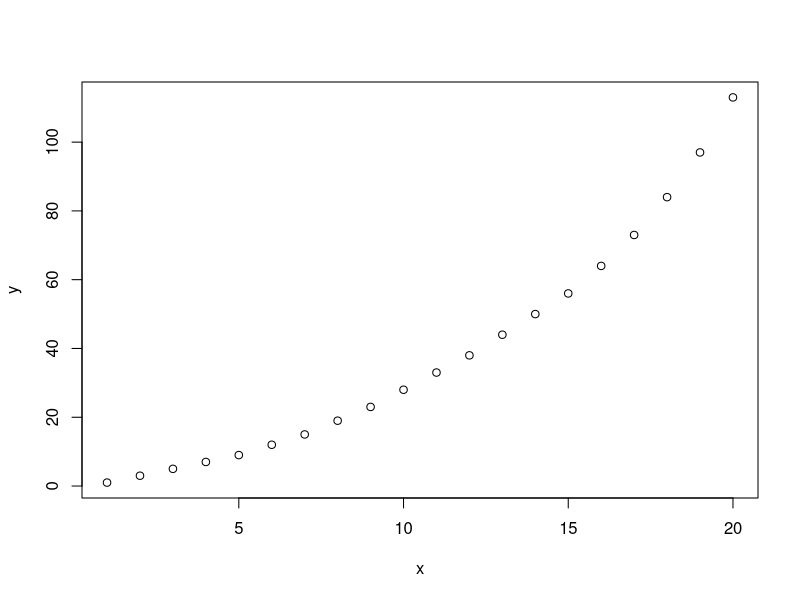
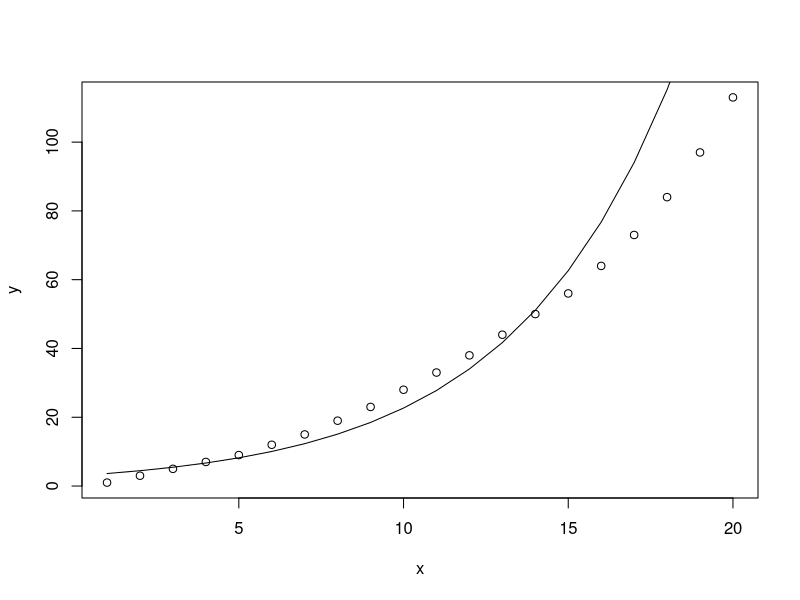

Write R code to recreate these figures, in order.
#https://www.statology.org/exponential-regression-in-r/

x=1:20
y=c(1, 3, 5, 7, 9, 12, 15, 19, 23, 28, 33, 38, 44, 50, 56, 64, 73, 84, 97, 113)

plot(x, y)

#fit the model
model <- lm(log(y)~ x)

#view the output of the model
summary(model)



#The overall F-value of the model is 204 and the corresponding p-value is extremely small (2.917e-11), which indicates that the model as a whole is useful.
#ln(y) = 0.9817 + 0.2041(x)
#y = 2.6689 * 1.2264^x
pred = 2.6689 * 1.2264^x

pred = 2.9689 * 1.2254^x

plot(x, y)
lines(pred)